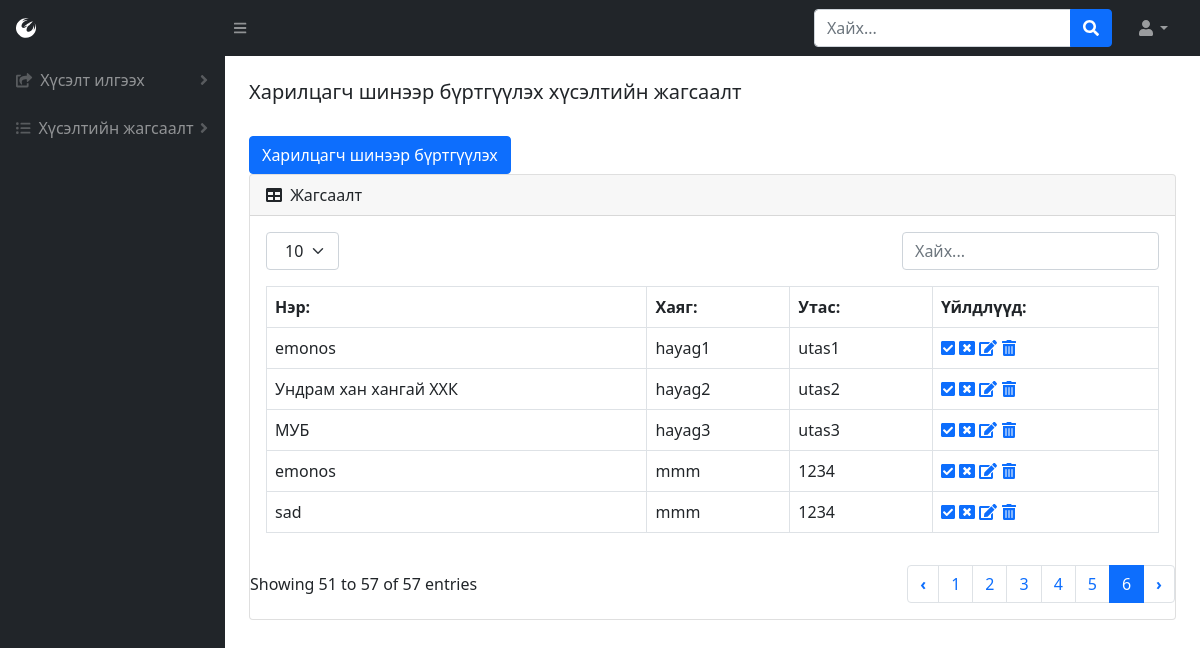
The page /company-list (signed in) on the database its author committed.
### BMweb/models.py (models this page shows, shortened)
class Company(models.Model):
    comName = models.CharField(max_length=300, verbose_name=_("Компаний нэр"))
    hayag = models.CharField(max_length=1000, verbose_name=_("Компаний хаяг"))
    phone = models.CharField(max_length=30, verbose_name=_("Компаний утас"))
    class Meta:
        verbose_name = _("Компани")
        verbose_name_plural = _("Компани")

### BMweb/views.py (the view)
# urls.py: path('company-list',views.companyList,name='company-list'),
def companyList(request):
    if 'user_id' in request.session:
        p = Company.objects.all()
        h = Hereglegch.objects.get(pk=request.session['user_id'])
        return render(request,'companyList.html', {'user': h, 'companyList': p })
    else:
        return redirect('/login')

### BMweb/templates/companyList.html (shortened to what this page needs)
{% load static %}
<!DOCTYPE html>
<html lang="en">
    <head>
        <link href="https://cdn.jsdelivr.net/npm/simple-datatables@latest/dist/style.css" rel="stylesheet" />
        <link href="css/styles.css" rel="stylesheet" />
        <link href="{% static 'css/styles.css' %}" rel="stylesheet"/>
    </head>
    <body class="sb-nav-fixed">
        {% include "topNav.html" %}
        <div id="layoutSidenav">
            {% include "leftNav.html" %}
            <div id="layoutSidenav_content">
                {%  include "comList.html" %}
            </div>
        </div>
    </body>
</html>

### BMweb/templates/comList.html (shortened to what this page needs)
<main>
    <div class="container-fluid px-4">
        <h5 class="mt-4">Харилцагч шинээр бүртгүүлэх хүсэлтийн жагсаалт</h5>
        <a href="{% url 'company' %}" class="btn btn-primary" role="button">Харилцагч шинээр бүртгүүлэх</a>
        <div class="card mb-4">
            <div class="card-header">
                <i class="fas fa-table me-1"></i>
                Жагсаалт
            </div>
            <div class="card-body">
                {% include "tableTop.html" %}
                <table id="datatablesSimple" class="dataTable-table">
                  <thead>
                      <tr>
                          <th data-sortable="" class="asc">
                              <a href="#" class="dataTable-sorter">Нэр:</a>
                          </th>
                          <th data-sortable="" class="asc">
                              <a href="#" class="dataTable-sorter">Хаяг:</a>
                          </th>
                          <th data-sortable="" class="asc">
                              <a href="#" class="dataTable-sorter">Утас:</a>
                          </th>
                          <th data-sortable="" class="asc">
                            <a href="#" class="dataTable-sorter">Үйлдлүүд:</a>
                        </th>
                      </tr>
                  </thead>
                  {% for h in companyList %}
                      <tr>
                          <td>{{ h.comName }}</td>
                          <td>{{ h.hayag }}</td>
                          <td>{{ h.phone }}</td>
                          <td>
                          <a href="/change-state/{{h.id}}/2"><i class="fas fa-check-square"></i></a>
                          <a href="/change-state/{{h.id}}/3"><i class="fas fa-window-close"></i></a>
                          <a href="/company?edit={{h.id}}"><i class="fas fa-edit"></i></a>
                          <a href="/company?del={{h.id}}"><i class="fas fa-trash-alt"></i></a></td>
                      </tr>
                  {% endfor %}
                  </table>
            </div>
            {% include "tableBottom.html" %}
        </div>
    </div>
</main>

### rows shown on the page
Company: comName "emonos", hayag "hayag1", phone "utas1"
Company: comName "Ундрам хан хангай ХХК", hayag "hayag2", phone "utas2"
Company: comName "МУБ", hayag "hayag3", phone "utas3"
Company: comName "emonos", hayag "mmm", phone "1234"
Company: comName "sad", hayag "mmm", phone "1234"
